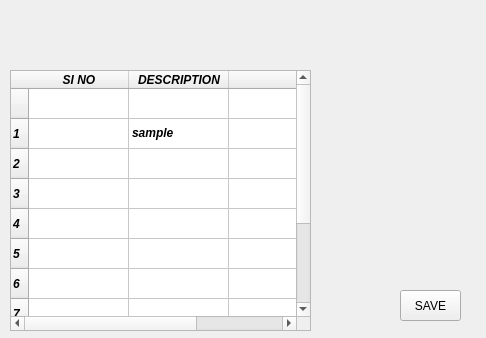
<?xml version="1.0" encoding="UTF-8"?>
<ui version="4.0">
 <class>Form</class>
 <widget class="QWidget" name="Form">
  <property name="enabled">
   <bool>true</bool>
  </property>
  <property name="geometry">
   <rect>
    <x>0</x>
    <y>0</y>
    <width>486</width>
    <height>338</height>
   </rect>
  </property>
  <property name="windowTitle">
   <string>Form</string>
  </property>
  <widget class="QLabel" name="label">
   <property name="geometry">
    <rect>
     <x>330</x>
     <y>-10</y>
     <width>151</width>
     <height>61</height>
    </rect>
   </property>
   <property name="whatsThis">
    <string>&lt;html&gt;&lt;head/&gt;&lt;body&gt;&lt;p&gt;&lt;img src=&quot;:/newPrefix/Videos/Screenshot 2023-01-11 112800.png&quot;/&gt;&lt;/p&gt;&lt;/body&gt;&lt;/html&gt;</string>
   </property>
   <property name="styleSheet">
    <string notr="true">image: url(:/newPrefix/Videos/Screenshot 2023-01-11 112800.png)</string>
   </property>
   <property name="text">
    <string/>
   </property>
  </widget>
  <widget class="QPushButton" name="pushButton">
   <property name="geometry">
    <rect>
     <x>400</x>
     <y>290</y>
     <width>61</width>
     <height>31</height>
    </rect>
   </property>
   <property name="text">
    <string>SAVE</string>
   </property>
  </widget>
  <widget class="QTableWidget" name="tableWidget">
   <property name="geometry">
    <rect>
     <x>10</x>
     <y>70</y>
     <width>301</width>
     <height>261</height>
    </rect>
   </property>
   <property name="font">
    <font>
     <weight>75</weight>
     <italic>true</italic>
     <bold>true</bold>
    </font>
   </property>
   <row>
    <property name="text">
     <string/>
    </property>
   </row>
   <row>
    <property name="text">
     <string>1</string>
    </property>
   </row>
   <row>
    <property name="text">
     <string>2</string>
    </property>
   </row>
   <row>
    <property name="text">
     <string>3</string>
    </property>
   </row>
   <row>
    <property name="text">
     <string>4</string>
    </property>
   </row>
   <row>
    <property name="text">
     <string>5</string>
    </property>
   </row>
   <row>
    <property name="text">
     <string>6</string>
    </property>
   </row>
   <row>
    <property name="text">
     <string>7</string>
    </property>
   </row>
   <row>
    <property name="text">
     <string>8</string>
    </property>
   </row>
   <row>
    <property name="text">
     <string>9</string>
    </property>
   </row>
   <row>
    <property name="text">
     <string>10</string>
    </property>
   </row>
   <column>
    <property name="text">
     <string>SI NO</string>
    </property>
   </column>
   <column>
    <property name="text">
     <string>DESCRIPTION</string>
    </property>
   </column>
   <column>
    <property name="text">
     <string/>
    </property>
   </column>
   <item row="0" column="0">
    <property name="text">
     <string/>
    </property>
   </item>
   <item row="1" column="1">
    <property name="text">
     <string>sample</string>
    </property>
   </item>
  </widget>
  <widget class="QLabel" name="label_2">
   <property name="geometry">
    <rect>
     <x>10</x>
     <y>0</y>
     <width>131</width>
     <height>51</height>
    </rect>
   </property>
   <property name="styleSheet">
    <string notr="true">image:url(:/newPrefix/Screenshot 2023-01-11 115736.png)</string>
   </property>
   <property name="text">
    <string/>
   </property>
  </widget>
 </widget>
 <resources>
  <include location="C:/Users/velmurugan/Pictures/test.qrc"/>
 </resources>
 <connections/>
</ui>
